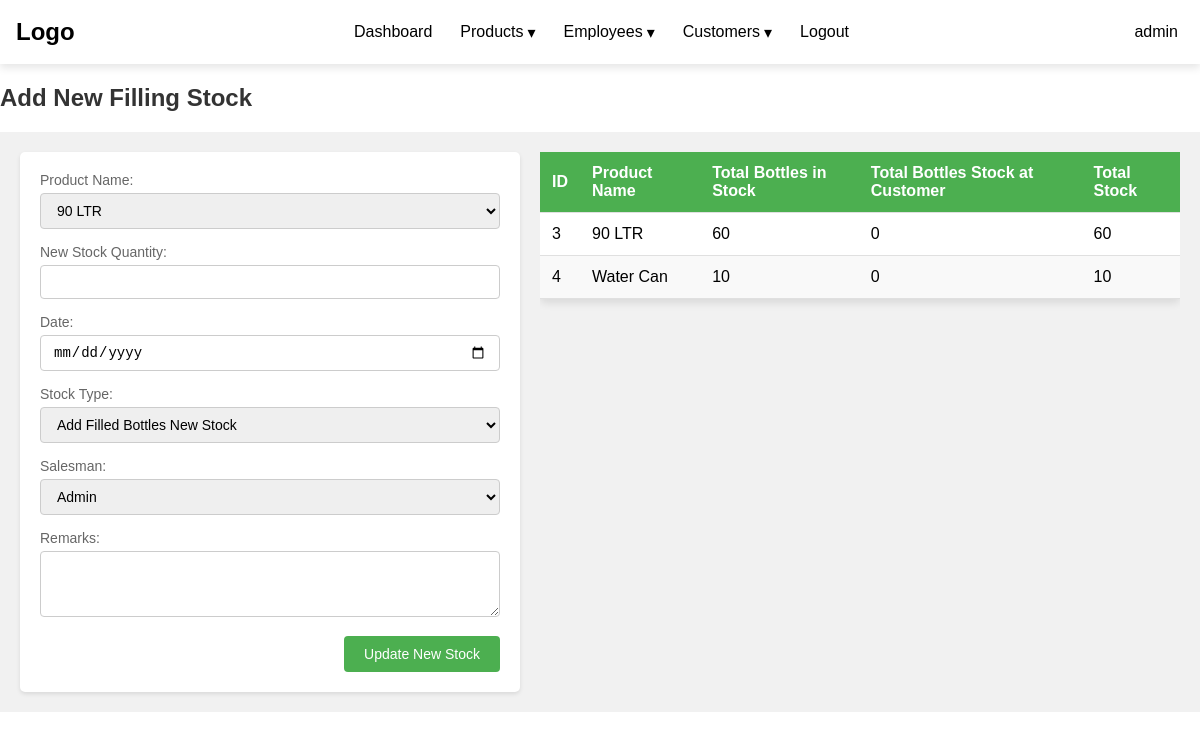
Page /add_new_filling_stock (signed in) on the earlier database version.
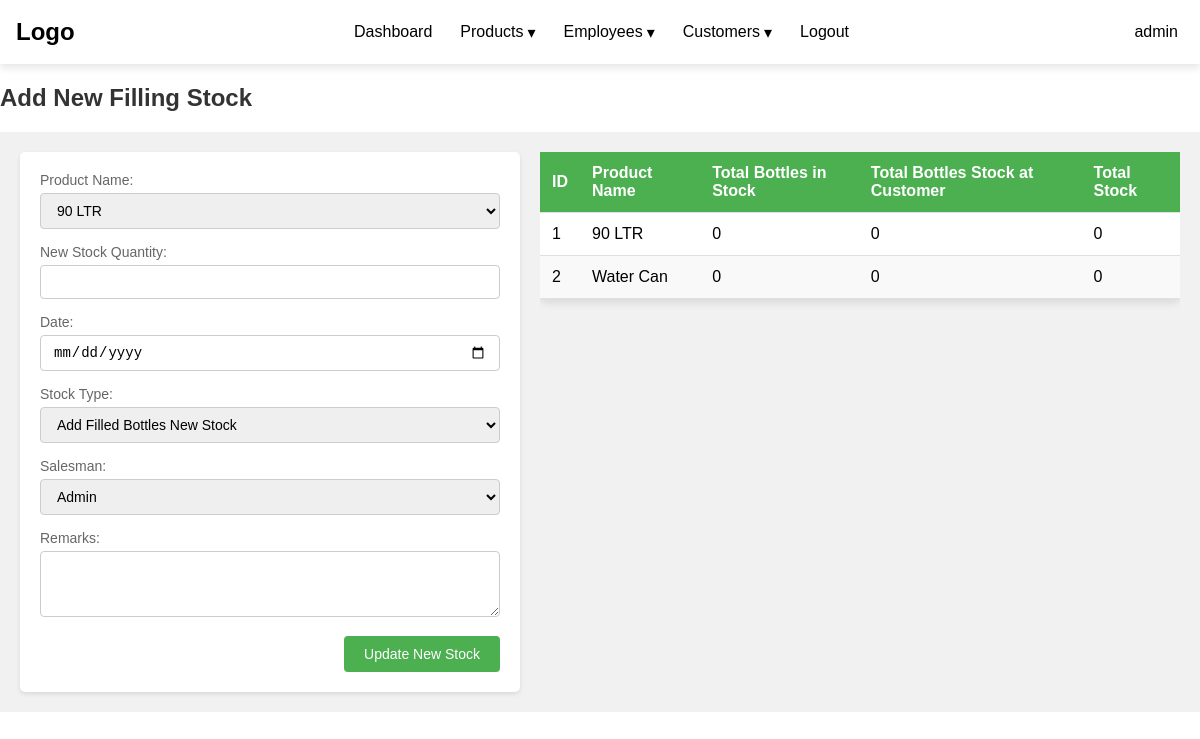
Same page on the later database version.
### tables this page shows
CREATE TABLE stocks (
            p_id INTEGER PRIMARY KEY AUTOINCREMENT,
            product_id INTEGER,
            filled_stock INTEGER DEFAULT 0,
            empty_stock INTEGER DEFAULT 0,
            damaged_stock INTEGER DEFAULT 0,
            customer_stock INTEGER DEFAULT 0,
            FOREIGN KEY (product_id) REFERENCES products(p_id)
        );

CREATE TABLE products (
            p_id INTEGER PRIMARY KEY AUTOINCREMENT ,
                   product_name TEXT NOT NULL,
                   product_price INTEGER NOT NULL,
                   product_type TEXT NOT NULL,
                   remarks TEXT           
    );

### app.py (the view)
@app.route("/add_new_filling_stock", methods=["GET","POST"])
def add_new_filling_stock():
    if isauth():
        return isauth()
    if request.method=="GET":
        products = get_product_stock_summary()
        return render_template('add_new_bottle_stock.html', products=products)
    if request.method=="POST":
        new_bottle_stock_add(request)
        return redirect(url_for('add_new_filling_stock'))

### app.py (called while the page is built)
def isauth():
    if "name" not in session:
        return redirect(url_for('login'))
    return None  # Return None if the user is authenticated

### stocks.py (called while the page is built)
def get_product_stock_summary():
    conn = sqlite3.connect('db.db')
    cursor = conn.cursor()
    cursor.execute('''
        SELECT
            products.p_id AS id,
            products.product_name,
            stocks.filled_stock + stocks.empty_stock AS total_bottles_in_stock,
            stocks.customer_stock AS total_bottles_at_customer,
            (stocks.filled_stock + stocks.empty_stock - stocks.customer_stock) AS total_stock
        FROM products
        JOIN stocks ON products.p_id = stocks.product_id
    ''')
    product_stock_summary = cursor.fetchall()
    conn.close()
    return product_stock_summary

### templates/add_new_bottle_stock.html (shortened to what this page needs)
{% extends 'base.html' %}
{% block content %}
<!DOCTYPE html>
<html lang="en">
<head>
</head>
<body>
    <h2 class="filling-stock-title">Add New Filling Stock</h2>
    <div class="filling-stock-page">
        <form class="filling-form" method="POST" action="/add_new_filling_stock">
        <div class="form-container">
            <div class="form-group">
                <label for="product_id">Product Name:</label>
                <select id="product_id" name="product_id" required>
                    {% for products in products %}
                    <option value="{{products[0]}}">{{products[1]}}</option>
                    {% endfor %}
                </select>
            </div>
            <div class="form-group">
                <label for="quantity">New Stock Quantity:</label>
                <input type="number" id="quantity" name="quantity" required>
            </div>
            <div class="form-group">
                <label for="date">Date:</label>
                <input type="date" id="date" name="date" required>
            </div>
            <div class="form-group">
                <label for="stock_type">Stock Type:</label>
                <select id="stock_type" name="stock_type" required>
                    <option value="filled_stock">Add Filled Bottles New Stock</option>
                </select>
            </div>
            <div class="form-group">
                <label for="salesman">Salesman:</label>
                <select id="salesman" name="salesman" required>
                    <option value="Admin">Admin</option>
                </select>
            </div>
            <div class="form-group">
                <label for="remarks">Remarks:</label>
                <textarea id="remarks" name="remarks" rows="3"></textarea>
            </div>
            <div class="form-actions">
                <button type="submit" class="btn">Update New Stock</button>
            </div>
        </div>
        </form>
      <div class="stock-details">
        <table class="stock-table">
        <thead>
        <tr>
            <th>ID</th>
            <th>Product Name</th>
            <th>Total Bottles in Stock</th>
            <th>Total Bottles Stock at Customer</th>
            <th>Total Stock</th>
        </tr>
    </thead>
    <tbody>
        {% if products %}
            {% for products in products %}
                <tr>
                    <td>{{ products[0] }}</td>
                    <td>{{ products[1] }}</td>
                    <td>{{ products[2] }}</td>
                    <td>{{ products[3] }}</td>
                    <td>{{ products[4] }}</td>
                </tr>
            {% endfor %}
        {% else %}
            <tr>
                <td colspan="5">No products available.</td>
            </tr>
        {% endif %}
    </tbody>
    </table>
</div>
        </div>
</body>
</html>
{% endblock content %}

Differences in the rows shown:
removed stocks: p_id "3", product_name "90 LTR", products "60", customer_stock "0"
removed stocks: p_id "4", product_name "Water Can", filled_stock "10", customer_stock "0"
added stocks: p_id "1", product_name "90 LTR", products "0", customer_stock "0"
added stocks: p_id "2", product_name "Water Can", products "0", customer_stock "0"
